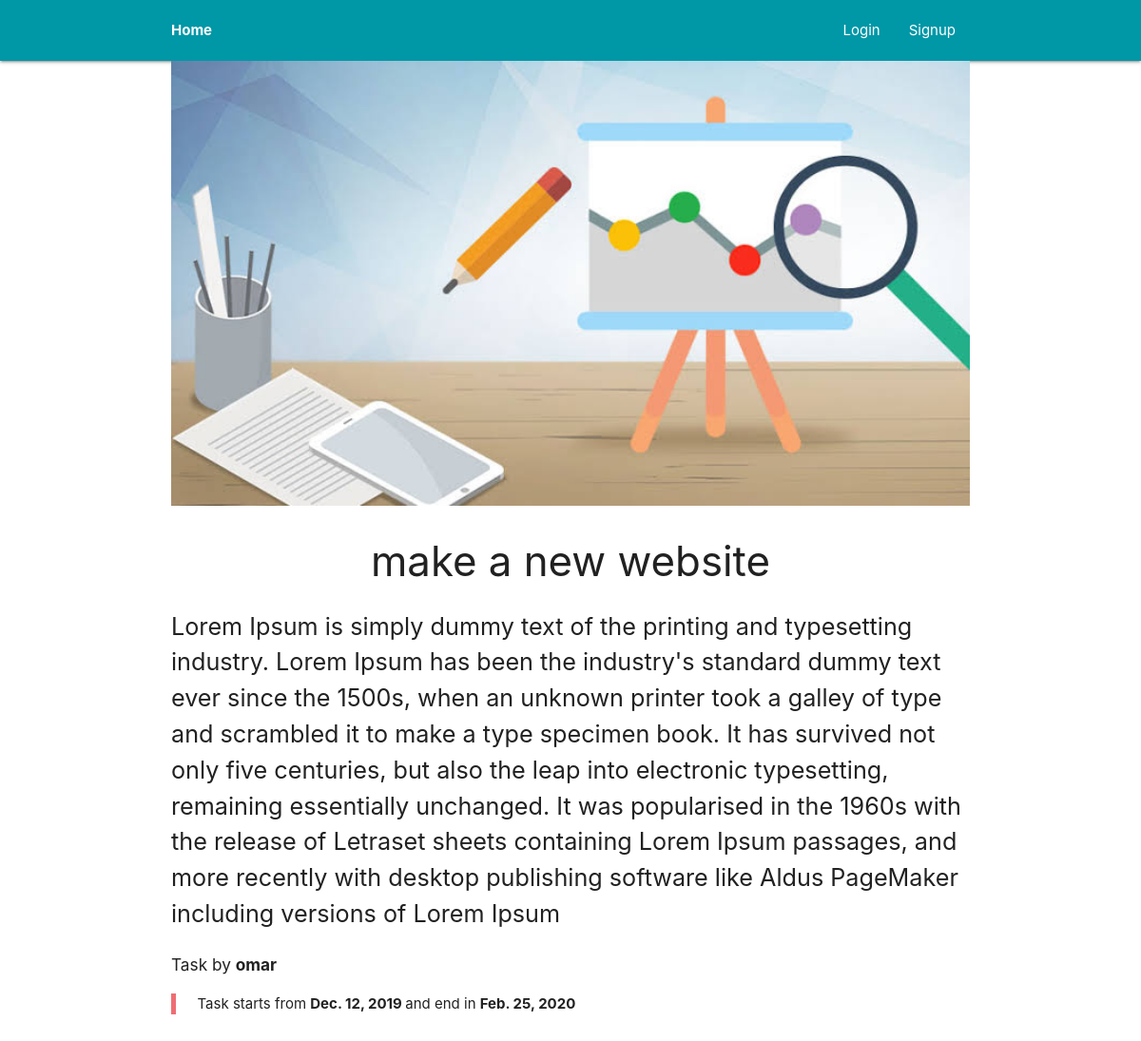
Screenshot of /articles/10/ with the database file from the repository.
### articles/models.py (models this page shows, shortened)
class Article(models.Model):
    title = models.CharField(max_length=100)
    slug = models.SlugField()
    body = models.TextField()
    date = models.DateTimeField(null=True, blank=True, auto_now_add=True)
    thumb = models.ImageField(default='default.png', blank=True)
    startDate = models.DateField(blank=True)
    endDate = models.DateField(blank=True)
    author = models.ForeignKey(
        User, null=True, blank=True, on_delete=models.CASCADE)

### articles/views.py (the view)
# urls.py: path("<id>/", views.article_details, name="detail"),
def article_details(request, id):
    article = Article.objects.get(id=id)
    return render(request, 'articles/article_detail.html', {'article': article})

### articles/templates/articles/article_detail.html (shortened to what this page needs)
{% extends 'base_layout.html' %}
{% block content %}
<div class="article-detail">
    <div class="article">
        <img src="{{ article.thumb.url }}" />
        <h3 class="center">{{ article.title }}</h3>
        <p class="flow-text">{{ article.body }}</p>
        <h6>Task by <b>{{ article.author.username }}</b></h6>
        <blockquote>
            <p>Task starts from <b> {{article.startDate}} </b> and end in <b>  {{article.endDate}}</b>
        </blockquote>
        <br>
    </div>
</div>
{% endblock %}

### assets/styles.css (style rules this page uses)
img { width: 100%; }

### rows the page displays
Article: thumb (picture), title "make a new website", body "Lorem Ipsum is simply dummy text of the printing and typesetting industry. Lorem Ipsum has been the industry's standard dummy text ever since the 1500s, when an unknown printer took a galley of type and scrambled it to make a type specimen book. It has survived not only five centuries, but also the leap into electronic typesetting, remaining essentially unchanged. It was popularised in the 1960s with the release of Letraset sheets containing Lorem Ipsum passages, and more recently with desktop publishing software like Aldus PageMaker including versions of Lorem Ipsum", author.username "omar", startDate "Dec. 12, 2019", endDate "Feb. 25, 2020"
